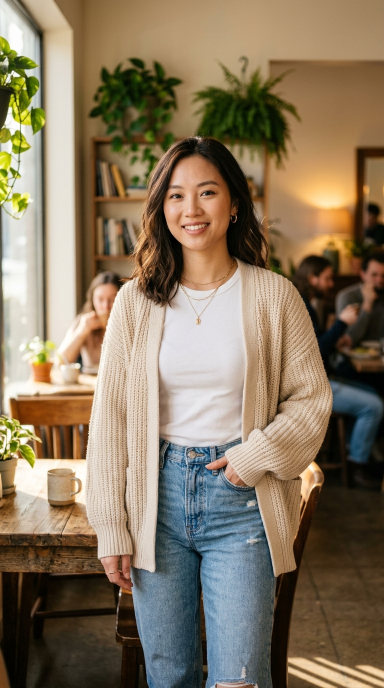
#> input picture affiliate_tiktok/sample_video/images/01_hook_model_cafe.jpg, 768 x 1376 px, found by its file name (shown at 1/2 size)
$ python -i render_gobi_boutique_v1.py   (imports and definitions only)
#> lines starting #> are read from the running program, lines starting #| are printed output that depends on the picture
"""
VMAX Gobi Boutique - Official Video #1 Renderer
Set Ao 2 Day Kem Cardigan Len Mong (139k)
- 1080x1920 (9:16)
- 30 FPS
- Full Dynamic Ken Burns Motion across 4 scenes
- TikTok Safe Zone Compliant Text Ghim & Subtitles
- Audio Mastered with Edge-TTS HoaiMy Voiceover + Ducked BGM
"""

import os
import sys
import math
import subprocess
import numpy as np
from PIL import Image, ImageDraw, ImageFont, ImageFilter
import imageio_ffmpeg

# [2 lines not run here, left out]

PROJECT_ROOT = os.path.dirname(os.path.dirname(os.path.dirname(os.path.dirname(os.path.dirname(os.path.abspath(__file__))))))
VOICEOVER = os.path.join(PROJECT_ROOT, "output", "audio", "gobi_cardigan_voiceover.mp3")
BGM = os.path.join(PROJECT_ROOT, "assets", "audio", "bgm.mp3")
OUTPUT_VIDEO = os.path.join(PROJECT_ROOT, "output", "Gobi_Boutique_Video_01_Cardigan_Len.mp4")

IMG_DIR = os.path.join(PROJECT_ROOT, "assets", "samples", "sample_video", "images")
SCENE_1_IMG = os.path.join(IMG_DIR, "01_hook_model_cafe.jpg")
SCENE_2_IMG = os.path.join(IMG_DIR, "02_texture_fabric_buttons.jpg")
SCENE_3_IMG = os.path.join(IMG_DIR, "03_fullbody_korean_ootd.jpg")
SCENE_4_IMG = os.path.join(IMG_DIR, "04_cta_pointing_cart.jpg")

TARGET_W = 1080
TARGET_H = 1920
FPS = 30
# [1 line that did not run here, left out]

# Scene Timing (Total: 34.0 seconds)
SCENES = [
    {
        "id": 1,
        "image": SCENE_1_IMG,
        "start": 0.0,
        "end": 7.5,
        "badge": "🍂 SET ĐỒ CHÂN ÁI MÙA THU 🍂",
        "sub": "Thời tiết thu se lạnh thế này thì đố tìm được set nào đỉnh hơn!",
        "motion": "zoom_in"
    },
    {
        "id": 2,
        "image": SCENE_2_IMG,
        "start": 7.5,
        "end": 16.5,
        "badge": "✨ LEN DỆT KIM MỀM MƯỚT ✨",
        "sub": "Không hề ngứa dặm - Áo 2 dây tôn dáng kèm cardigan che bắp tay",
        "motion": "pan_down"
    },
    {
        "id": 3,
        "image": SCENE_3_IMG,
        "start": 16.5,
        "end": 25.5,
        "badge": "☕ GU NÀNG THƠ HÀN QUỐC 🌷",
        "sub": "1m62 - 48kg mặc đi học, đi làm, cafe tone be sữa cực tôn da",
        "motion": "zoom_in"
    },
    {
        "id": 4,
        "image": SCENE_4_IMG,
        "start": 25.5,
        "end": 34.0,
        "badge": "👇 GOBI BOUTIQUE SALE 139K 👇",
        "sub": "Trợ giá cực sốc ở icon giỏ hàng góc trái màn hình - Múc ngay!",
        "motion": "cta_pulse"
    }
]

TOTAL_DURATION = 34.0
TOTAL_FRAMES = int(round(TOTAL_DURATION * FPS))

# Cross-platform Font Resolution
def get_font(size):
#> called with size = 36
    candidates = [
        "/System/Library/Fonts/Supplemental/Arial Bold.ttf",
        "/System/Library/Fonts/Supplemental/Arial.ttf",
        "/Library/Fonts/Arial.ttf",
        "arialbd.ttf",
        "arial.ttf"
    ]
    for c in candidates:
        if os.path.exists(c):
            try:
                return ImageFont.truetype(c, size)
            except Exception:
                pass
    try:
        return ImageFont.truetype("arialbd.ttf", size)
    except Exception:
        return ImageFont.load_default()

font_badge = get_font(36)
font_sub = get_font(32)
font_watermark = get_font(26)

def load_and_prep_image(path):
    img = Image.open(path).convert("RGB")
#> img is the input picture: PIL image 768x1376 RGB; mean R, G, B 134.7, 118.5, 95.6
    if img.size != (TARGET_W, TARGET_H):
        w, h = img.size
#> w = 768; h = 1376
        scale = max(TARGET_W / w, TARGET_H / h)
#> scale = 1.41
        nw, nh = int(round(w * scale)), int(round(h * scale))
#> nw = 1080; nh = 1935
        img = img.resize((nw, nh), Image.Resampling.LANCZOS)
#> img: PIL image 1080x1935 RGB
        left = (nw - TARGET_W) // 2
#> left = 0
        top = (nh - TARGET_H) // 2
#> top = 7
        img = img.crop((left, top, left + TARGET_W, top + TARGET_H))
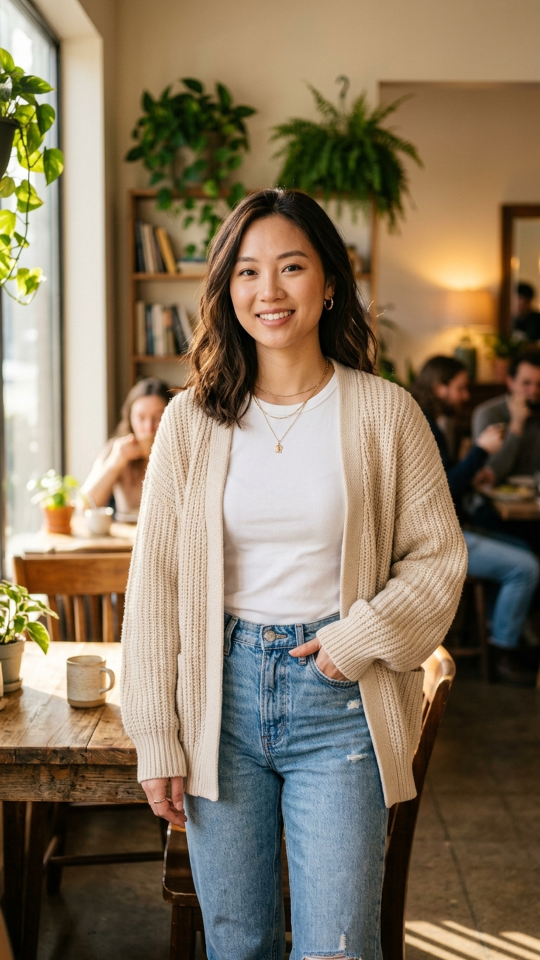
#> img: PIL image 1080x1920 RGB (shown at 1/2 size); mean R, G, B 134.8, 118.6, 95.7
    return img

# [1 line not run here, left out]
# [1 line that did not run here, left out]

def draw_text_with_outline(draw, pos, text, font, fill_color, outline_color, outline_width=3):
    x, y = pos
    for dx in range(-outline_width, outline_width + 1):
        for dy in range(-outline_width, outline_width + 1):
            if dx * dx + dy * dy <= outline_width * outline_width:
                draw.text((x + dx, y + dy), text, font=font, fill=outline_color)
    draw.text((x, y), text, font=font, fill=fill_color)

def render_frame(frame_idx):
    cur_time = frame_idx / FPS
    # Determine scene
    scene_idx = 0
    for idx, sc in enumerate(SCENES):
        if sc["start"] <= cur_time < sc["end"]:
            scene_idx = idx
            break
        if cur_time >= SCENES[-1]["start"]:
            scene_idx = len(SCENES) - 1

    sc = SCENES[scene_idx]
    base_img = loaded_images[scene_idx]
    sc_dur = sc["end"] - sc["start"]
    progress = min(max((cur_time - sc["start"]) / sc_dur, 0.0), 1.0)
    # Smoothstep
    ease = progress * progress * (3.0 - 2.0 * progress)

    # Compute Ken Burns Camera Transform
    w, h = TARGET_W, TARGET_H
    if sc["motion"] == "zoom_in":
        zoom = 1.00 + 0.08 * ease
        cw, ch = int(w / zoom), int(h / zoom)
        cx, cy = w // 2, int(h * (0.40 - 0.05 * ease))
        x1 = max(0, min(w - cw, cx - cw // 2))
        y1 = max(0, min(h - ch, cy - ch // 2))
        crop_box = (x1, y1, x1 + cw, y1 + ch)
        frame = base_img.crop(crop_box).resize((w, h), Image.Resampling.BILINEAR)

    elif sc["motion"] == "pan_down":
        zoom = 1.05
        cw, ch = int(w / zoom), int(h / zoom)
        cx = w // 2
        cy = int(h * (0.35 + 0.12 * ease))
        x1 = max(0, min(w - cw, cx - cw // 2))
        y1 = max(0, min(h - ch, cy - ch // 2))
        crop_box = (x1, y1, x1 + cw, y1 + ch)
        frame = base_img.crop(crop_box).resize((w, h), Image.Resampling.BILINEAR)

    else:  # cta_pulse
        pulse = 0.03 * math.sin(progress * math.pi * 4)
        zoom = 1.02 + pulse
        cw, ch = int(w / zoom), int(h / zoom)
        cx, cy = w // 2, int(h * 0.42)
        x1 = max(0, min(w - cw, cx - cw // 2))
        y1 = max(0, min(h - ch, cy - ch // 2))
        crop_box = (x1, y1, x1 + cw, y1 + ch)
        frame = base_img.crop(crop_box).resize((w, h), Image.Resampling.BILINEAR)

    # Draw Graphics & Overlays
    overlay = Image.new("RGBA", (w, h), (0, 0, 0, 0))
    odraw = ImageDraw.Draw(overlay)

    # 1. Channel Watermark & Badge (Top Safe Zone: y = 260)
    badge_text = sc["badge"]
    bbox = font_badge.getbbox(badge_text)
    bw, bh = bbox[2] - bbox[0], bbox[3] - bbox[1]
    bx = (w - bw) // 2
    by = 260

    # Pill background
    pad_x, pad_y = 28, 12
    odraw.rounded_rectangle(
        [bx - pad_x, by - pad_y, bx + bw + pad_x, by + bh + pad_y],
        radius=16,
        fill=(0, 0, 0, 190),
        outline=(255, 107, 129, 230),
        width=2
    )

    # Channel ID tag above badge
    chan_tag = "🌷 Gobi Boutique | 1m62 - 48kg"
    tbox = font_watermark.getbbox(chan_tag)
    tw = tbox[2] - tbox[0]
    odraw.text(((w - tw) // 2, by - 38), chan_tag, font=font_watermark, fill=(255, 255, 255, 220))

    # Badge text
    draw_text_with_outline(odraw, (bx, by), badge_text, font_badge, (255, 225, 80, 255), (0, 0, 0, 255), 2)

    # 2. Subtitle / Dialogue Pill (Lower Safe Zone: y = 1420)
    sub_text = sc["sub"]
    sbox = font_sub.getbbox(sub_text)
    sw, sh = sbox[2] - sbox[0], sbox[3] - sbox[1]
    # If text is too wide, wrap into 2 lines
    if sw > 900:
        words = sub_text.split()
        mid = len(words) // 2
        line1 = " ".join(words[:mid])
        line2 = " ".join(words[mid:])
        sb1 = font_sub.getbbox(line1)
        sb2 = font_sub.getbbox(line2)
        w1, h1 = sb1[2] - sb1[0], sb1[3] - sb1[1]
        w2, h2 = sb2[2] - sb2[0], sb2[3] - sb2[1]
        max_w = max(w1, w2)
        total_h = h1 + h2 + 10
        sy = 1420
        odraw.rounded_rectangle(
            [(w - max_w) // 2 - 24, sy - 14, (w + max_w) // 2 + 24, sy + total_h + 14],
            radius=14,
            fill=(0, 0, 0, 185)
        )
        draw_text_with_outline(odraw, ((w - w1) // 2, sy), line1, font_sub, (255, 255, 255, 255), (0, 0, 0, 255), 2)
        draw_text_with_outline(odraw, ((w - w2) // 2, sy + h1 + 10), line2, font_sub, (255, 255, 255, 255), (0, 0, 0, 255), 2)
    else:
        sx = (w - sw) // 2
        sy = 1430
        odraw.rounded_rectangle(
            [sx - 24, sy - 12, sx + sw + 24, sy + sh + 12],
            radius=14,
            fill=(0, 0, 0, 185)
        )
        draw_text_with_outline(odraw, (sx, sy), sub_text, font_sub, (255, 255, 255, 255), (0, 0, 0, 255), 2)

    # 3. Bottom Left CTA Pointer for Scene 4
    if scene_idx == 3:
        cta_glow = int(180 + 70 * math.sin(cur_time * 6))
        cta_txt = "👈 BẤM VÀO GIỎ HÀNG SĂN DEAL"
        cbox = font_watermark.getbbox(cta_txt)
        cw, ch = cbox[2] - cbox[0], cbox[3] - cbox[1]
        odraw.rounded_rectangle(
            [80, 1550, 80 + cw + 32, 1550 + ch + 20],
            radius=12,
            fill=(254, 44, 85, cta_glow),  # TikTok Red
            outline=(255, 255, 255, 255),
            width=2
        )
        odraw.text((96, 1560), cta_txt, font=font_watermark, fill=(255, 255, 255, 255))

    final_frame = Image.alpha_composite(frame.convert("RGBA"), overlay).convert("RGB")
    return np.array(final_frame)

# [1 line not run here, left out]
temp_video = os.path.join(PROJECT_ROOT, "output", "temp_gobi_visual.mp4")

# [14 lines that did not run here, left out]

# [1 line that did not run here, left out]

# [13 lines not run here, left out]
# BGM volume -18dB (0.12), voiceover 1.0, duration trimmed to match exactly
# [17 lines that did not run here, left out]

# [1 line that did not run here, left out]
# [10 lines not run here, left out]

>>> import cv2
>>> picture = cv2.imread('../../../../affiliate_tiktok/sample_video/images/01_hook_model_cafe.jpg', cv2.IMREAD_GRAYSCALE)
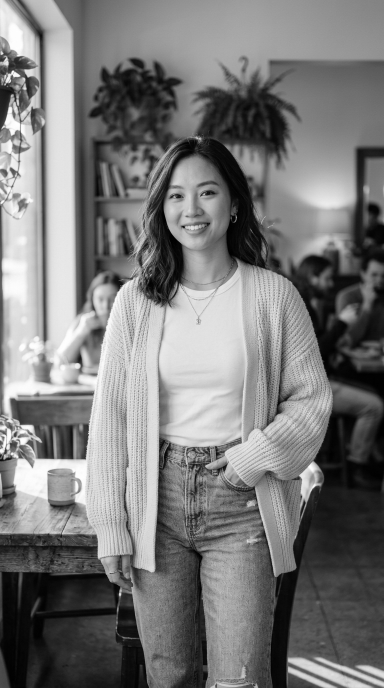
#> picture: shape (1376, 768) (shown at 1/2 size); min 0, max 255, mean 120.7
>>> result = render_frame(picture)
#> (the run stopped early here; a loop or call above may not have finished)

$ run again, on affiliate_tiktok/sample_video/images/master_36_panel_storyboard.jpg
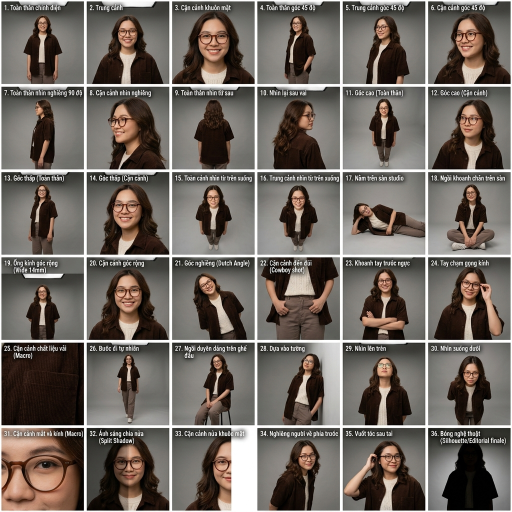
#> input picture affiliate_tiktok/sample_video/images/master_36_panel_storyboard.jpg, 1024 x 1024 px (shown at 1/2 size)
#> `picture = cv2.imread('../../../../affiliate_tiktok/sample_video/images..`:
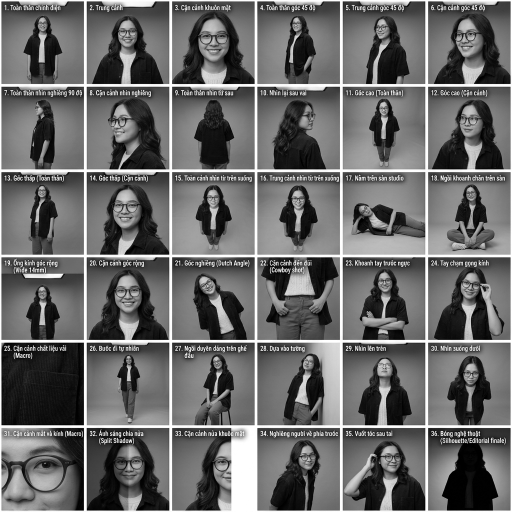
#> picture: shape (1024, 1024) (shown at 1/2 size); min 0, max 255, mean 104.5
